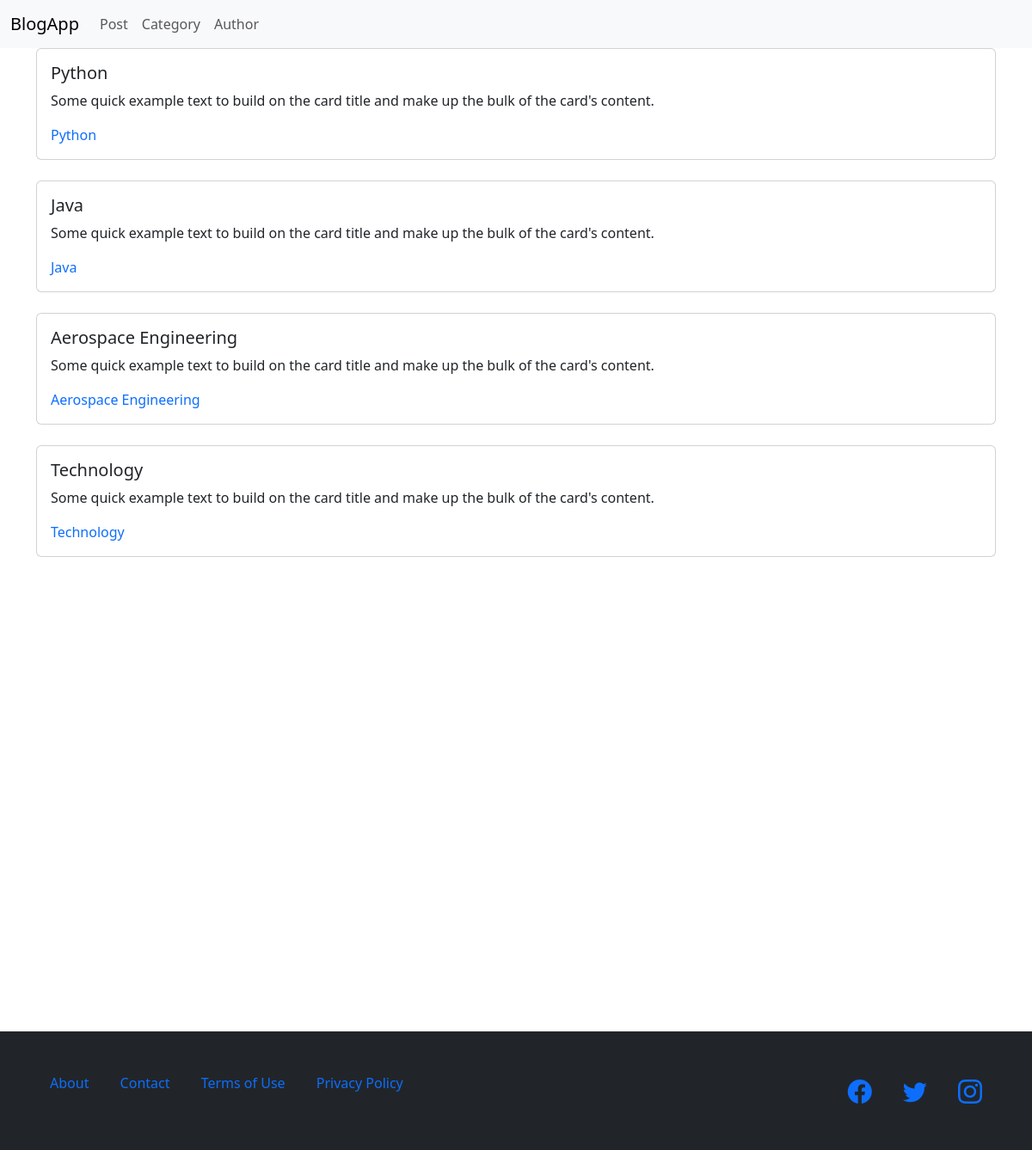
Page /categories/ on the committed database.
### BlogApp/models.py (models this page shows, shortened)
class Category(models.Model):
    name = models.CharField(max_length=200)
    description = models.TextField()

### BlogApp/views.py (the view)
# urls.py: path('categories/', views.category_list, name = 'categories'),
def category_list(request):
    categories = Category.objects.all()
    return render(request, 'category_list.html', {'all':categories})

### template/category_list.html (shortened to what this page needs)
{% extends 'base.html'%}
{% block content %}
{% for category in all %}
<div class="container">
    <div class="col-12">
        <div class="card">
            <div class="card-body">
                <h5 class="card-title">{{category.name}}</h5>
                <p class="card-text">Some quick example text to build on the card title and make up the bulk of the
                    card's
                    content.</p>
                <a href="{{ category.id }}" style="text-decoration:none">{{ category.name }}</a>
            </div>
        </div>
    </div>
</div>
<br>
{% endfor %}
{% endblock %}

### rows in the picture
Category: name "Python"
Category: name "Java"
Category: name "Aerospace Engineering"
Category: name "Technology"
